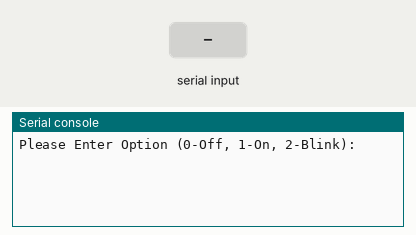
This program was run on a simulated ESP32 board running MicroPython. Shown: the last lines printed to the serial console. The inputs (shaded band) are chosen by the test bench.

Above: at 1.2 s.
1.3 s: "1" typed at the serial console, then Enter
At 2.5 s:
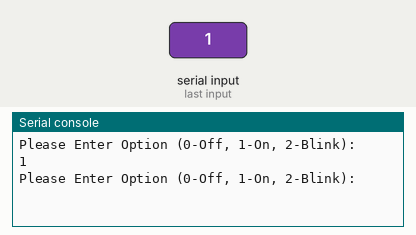
2.8 s: "0" typed at the serial console, then Enter
At 3.9 s:
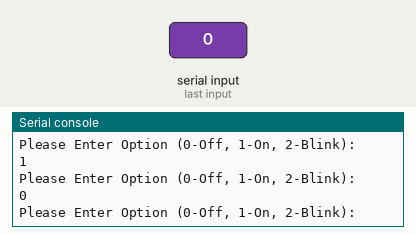

The program:

uart_led.py
```python
"""
This code runs on ESP32.
Send command through UART to control LED on ESP32
Note：ESP32 UART can write string or bytes.
"""

import time
from machine import UART, Pin

uart1 = UART(1, baudrate=9600, tx=33, rx=32)

# # code for ESP32 receiver
# led = Pin(2, Pin.OUT)
# c = b'0'

# while True:
#     if uart1.any():
#         c = uart1.read() # bytes
#         if c == b'0':
#             led.value(0)
#             uart1.write('LED off')
#         elif c == b'1':
#             led.value(1)
#             uart1.write('LED on')
#         elif c == b'2':
#              uart1.write('LED blinking')
#
#     if c == b'2':
#         led.value(not led.value())
#         time.sleep(1)


# code for ESP32 sender
while True:
    c = input("Please Enter Option (0-Off, 1-On, 2-Blink): ")
    uart1.write(c) # c is string
    time.sleep(0.1)
    if uart1.any():
        s = uart1.readline() # s is bytes
        print(s.decode('utf-8'))  
```

Measured:
- after the input at 1.3 s, the serial console: prints a new line at once (image 1)
- after the input at 2.8 s, the serial console: prints a new line at once (image 2)
